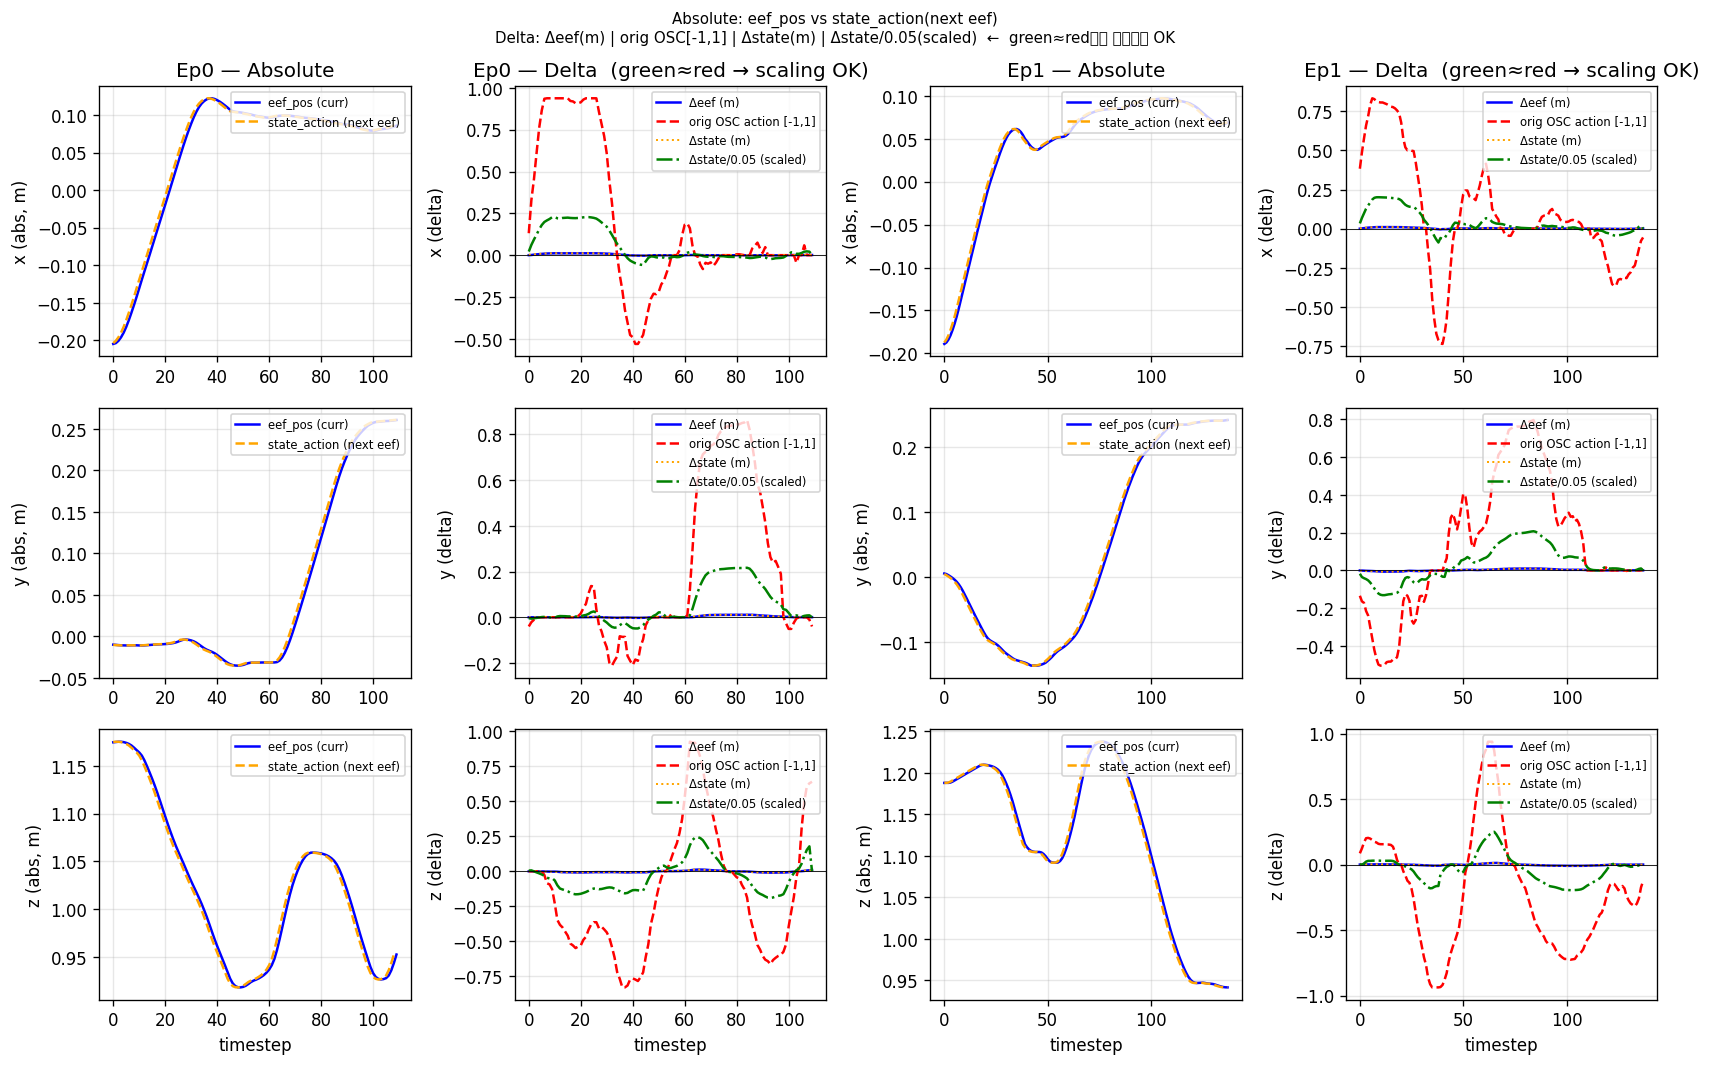

The Python source for this figure:
"""
Inspect raw RLDS data: compare EEF pos vs state-action vs delta for a few episodes.

Columns per episode:
  col 0 (Absolute) : eef_pos, state_action (next eef)
  col 1 (Delta)    : Δeef, orig_action (OSC), Δstate_action, Δstate_action/0.05 (scaled)

Usage:
    python examples/libero/inspect_stateaction.py --data_dir /data2/dohyeon/libero_data
    python examples/libero/inspect_stateaction.py --data_dir /data2/dohyeon/libero_data --n_episodes 3
"""

import argparse
import pathlib

import matplotlib
matplotlib.use("Agg")
import matplotlib.pyplot as plt
import numpy as np
import tensorflow_datasets as tfds


OSC_POS_SCALE = 0.05   # osc_pose.json output_max for xyz
OSC_ORI_SCALE = 0.5    # osc_pose.json output_max for rotation


def plot_episode(ax_rows, steps, ep_idx):
    """
    ax_rows: list of 3 axes (one per xyz) × 2 columns = shape (3, 2)
      col 0: absolute values  (eef_pos, state_action)
      col 1: delta values     (Δeef, orig_action, Δstate_action, Δstate_action/0.05)
    """
    eef_pos = np.array([s["observation"]["state"][:3] for s in steps])   # (T, 3)
    orig_act = np.array([s["action"][:3]              for s in steps])   # (T, 3) OSC delta [-1,1]
    state_act = np.array([
        (steps[i + 1] if i + 1 < len(steps) else steps[i])["observation"]["state"][:3]
        for i in range(len(steps))
    ])  # (T, 3) next eef pos

    delta_eef    = np.diff(eef_pos, axis=0, prepend=eef_pos[:1])  # (T, 3) meters
    delta_state  = state_act - eef_pos                             # (T, 3) meters
    delta_scaled = delta_state / OSC_POS_SCALE                    # (T, 3) ~[-1, 1]

    T = len(steps)
    t = np.arange(T)
    labels_xyz = ["x", "y", "z"]

    for dim in range(3):
        # --- absolute ---
        ax = ax_rows[dim][0]
        ax.plot(t, eef_pos[:, dim],   label="eef_pos (curr)",        color="blue",   lw=1.5)
        ax.plot(t, state_act[:, dim], label="state_action (next eef)", color="orange", lw=1.5, ls="--")
        ax.set_ylabel(f"{labels_xyz[dim]} (abs, m)")
        if dim == 0:
            ax.set_title(f"Ep{ep_idx} — Absolute")
        if dim == 2:
            ax.set_xlabel("timestep")
        ax.legend(fontsize=7, loc="upper right")
        ax.grid(True, alpha=0.3)

        # --- delta ---
        ax = ax_rows[dim][1]
        ax.plot(t, delta_eef[:, dim],    label="Δeef (m)",               color="blue",       lw=1.5)
        ax.plot(t, orig_act[:, dim],     label="orig OSC action [-1,1]",  color="red",        lw=1.5, ls="--")
        ax.plot(t, delta_state[:, dim],  label="Δstate (m)",              color="orange",     lw=1.2, ls=":")
        ax.plot(t, delta_scaled[:, dim], label="Δstate/0.05 (scaled)",    color="green",      lw=1.5, ls="-.")
        ax.set_ylabel(f"{labels_xyz[dim]} (delta)")
        if dim == 0:
            ax.set_title(f"Ep{ep_idx} — Delta  (green≈red → scaling OK)")
        if dim == 2:
            ax.set_xlabel("timestep")
        ax.legend(fontsize=7, loc="upper right")
        ax.axhline(0, color="k", lw=0.5)
        ax.grid(True, alpha=0.3)


def main():
    parser = argparse.ArgumentParser()
    parser.add_argument("--data_dir", required=True)
    parser.add_argument("--dataset_name", default="libero_spatial_no_noops")
    parser.add_argument("--n_episodes", type=int, default=2)
    parser.add_argument("--out", default="inspect_stateaction.png")
    args = parser.parse_args()

    raw_dataset = tfds.load(args.dataset_name, data_dir=args.data_dir, split="train")

    fig, axes = plt.subplots(
        nrows=3, ncols=2 * args.n_episodes,
        figsize=(7 * args.n_episodes, 9),
    )
    # axes shape: (3, 2*n_episodes)
    # episode k → columns [2k, 2k+1]

    for ep_idx, episode in enumerate(raw_dataset.take(args.n_episodes)):
        steps = list(episode["steps"].as_numpy_iterator())
        col_offset = ep_idx * 2
        ax_rows = [[axes[dim][col_offset], axes[dim][col_offset + 1]] for dim in range(3)]
        plot_episode(ax_rows, steps, ep_idx)
        print(f"Episode {ep_idx}: {len(steps)} steps")

    fig.suptitle(
        "Absolute: eef_pos vs state_action(next eef)\n"
        "Delta: Δeef(m) | orig OSC[-1,1] | Δstate(m) | Δstate/0.05(scaled)  ←  green≈red이면 스케일링 OK",
        fontsize=9,
    )
    fig.tight_layout()
    out = pathlib.Path(args.out)
    fig.savefig(str(out), dpi=120, bbox_inches="tight")
    print(f"Saved: {out.resolve()}")


if __name__ == "__main__":
    main()
